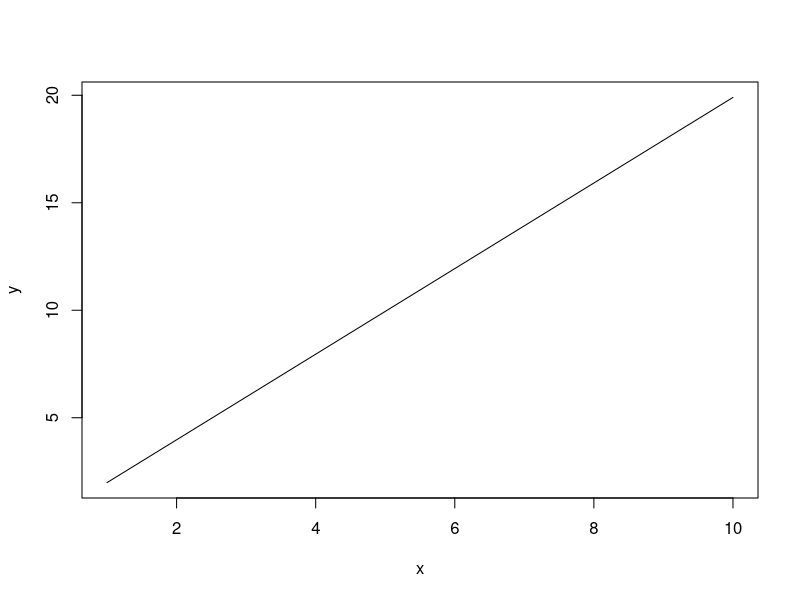
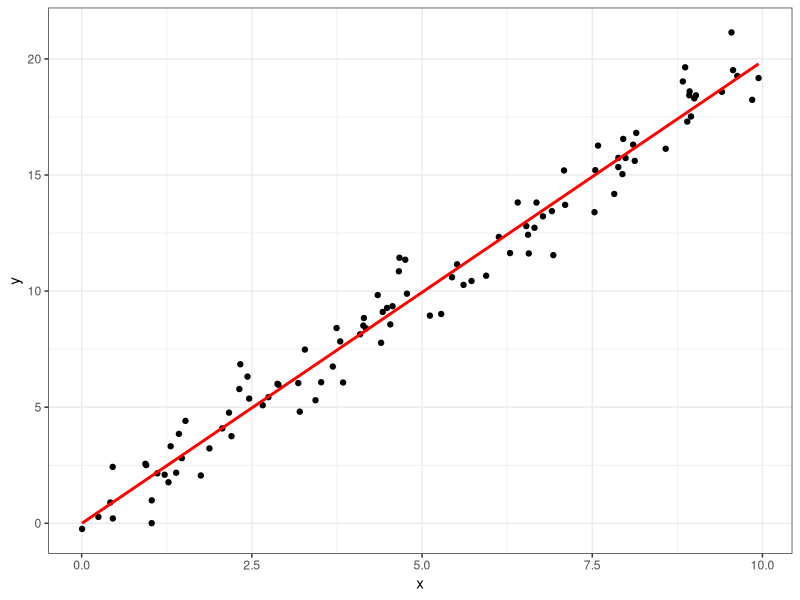
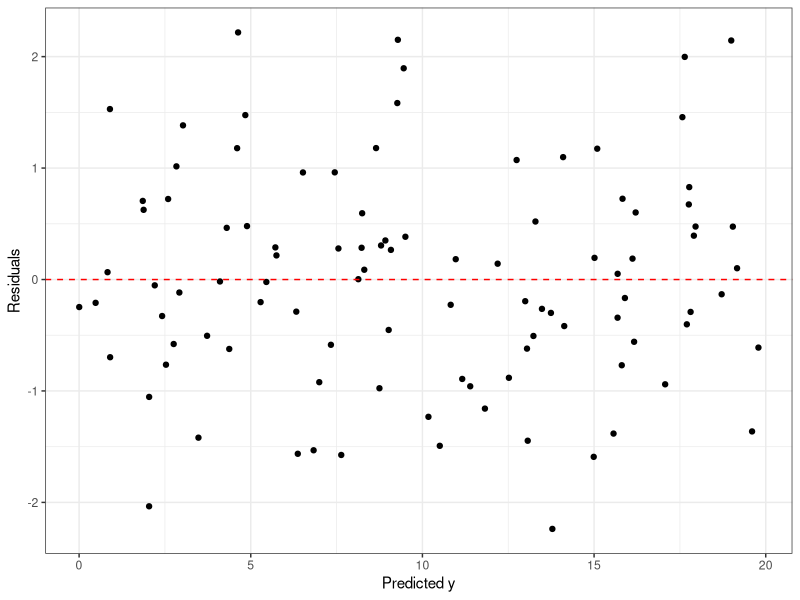
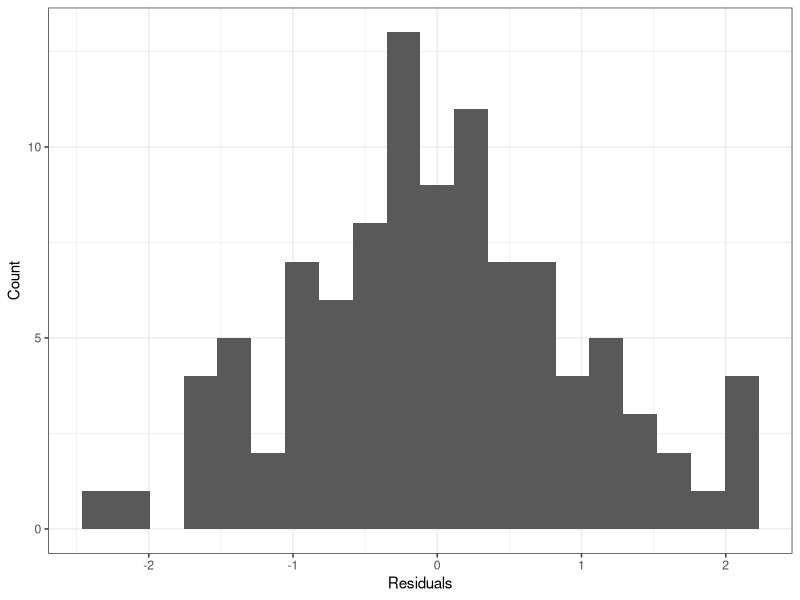

These figures' R source, in order:
# Load the required library
library(tidyverse)
library(lmtest)

# Generate fake data
set.seed(123) # for reproducibility
x <- runif(100, 0, 10)
y <- 2*x + rnorm(100, 0, 1)
data <- data.frame(x = x, y = y)

# Create a linear regression model
model <- lm(y ~ x, data)

# Calculate the sensitivity of the model to changes in x
sensitivity <- function(x) {
  new_data <- data.frame(x = x)
  new_prediction <- predict(model, newdata = new_data)
  return(new_prediction)
}

# Conduct the sensitivity analysis for x values ranging from 1 to 10
x_values <- seq(1, 10, by = 0.1)
predictions <- sensitivity(x_values)

# Check the lengths of the x_values and predictions vectors
if (length(x_values) != length(predictions)) {
  stop("Error: x_values and predictions vectors have different lengths.")
}

# Plot the results
plot(x_values, predictions, type = "l", xlab = "x", ylab = "y")

# Check correlation
cor(data$x, data$y)

####################################### Checking assumptions

# Create a scatter plot with regression line
ggplot(data, aes(x = x, y = y)) +
  geom_point() +
  geom_smooth(method = "lm", se = FALSE, color = "red") +
  labs(x = "x", y = "y") +
  theme_bw()

# Create a residual plot for checking assumption of linearity
model <- lm(y ~ x, data)
residuals <- resid(model)
ggplot(data, aes(x = fitted(model), y = residuals)) +
  geom_point() +
  geom_hline(yintercept = 0, color = "red", linetype = "dashed") +
  labs(x = "Predicted y", y = "Residuals") +
  theme_bw()

# Create a histogram of the residuals for normality
ggplot(data, aes(x = resid(model))) +
  geom_histogram(bins = 20) +
  labs(x = "Residuals", y = "Count") +
  theme_bw()

# Perform the Shapiro-Wilk test for normality
shapiro.test(resid(model))

# Perform the Breusch-Pagan test for constant variance
bptest(model)
